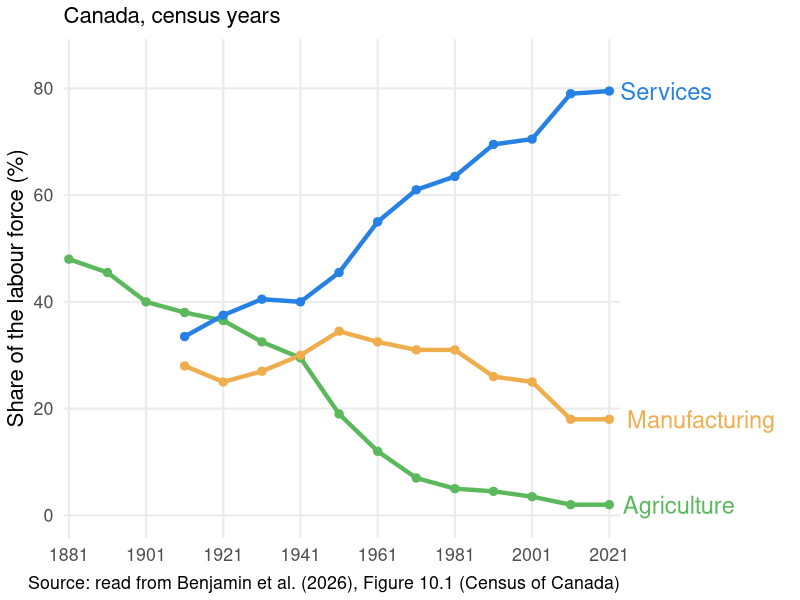
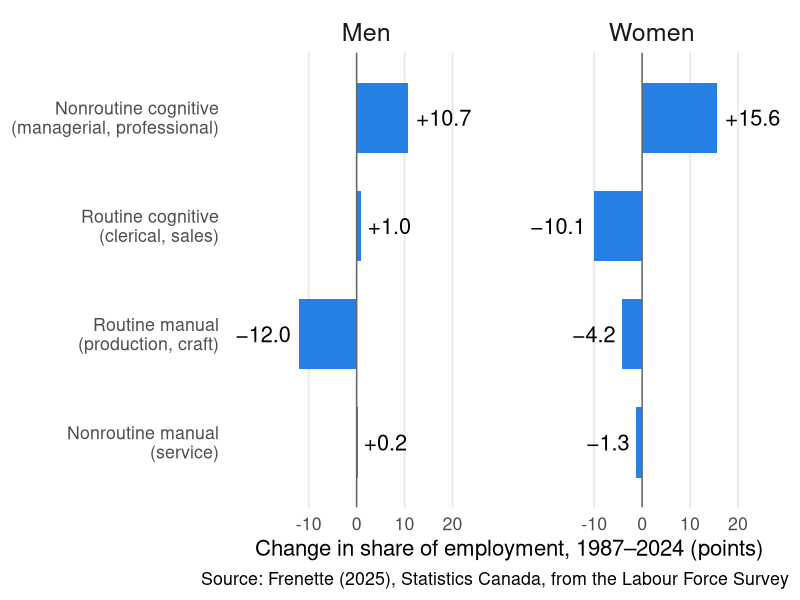

The R source for these figures, in order:
## ---- chunk 1
#| message: false
#| warning: false
#| fig-width: 8.6
#| fig-height: 6.4

library(tidyverse)

# Book Figure 10.1: sectoral distribution of the Canadian labour force, census years.
# There is no replication file for this figure. The values are read off the textbook figure
# by eye and are approximate (within about a point). The figure starts manufacturing and
# services in 1911, and labels the 1941 census "1940".
sectors <- read_csv("sector-shares-1881-2021.csv", show_col_types = FALSE)

sector_cols <- c(Agriculture = "#5cb85c", Manufacturing = "#f0ad4e", Services = "#2780e3")

ggplot(sectors, aes(year, share, colour = sector)) +
  geom_line(linewidth = 1.5) +
  geom_point(size = 2.5) +
  geom_text(data = filter(sectors, year == max(year)), aes(label = sector),
            hjust = -0.12, size = 6) +
  scale_colour_manual(values = sector_cols) +
  scale_x_continuous(breaks = seq(1881, 2021, 20), expand = expansion(mult = c(0.01, 0.02))) +
  scale_y_continuous(limits = c(0, 85), breaks = seq(0, 80, 20)) +
  coord_cartesian(clip = "off") +
  labs(x = NULL, y = "Share of the labour force (%)", subtitle = "Canada, census years",
       caption = "Source: read from Benjamin et al. (2026), Figure 10.1 (Census of Canada)") +
  theme_minimal(base_size = 16) +
  theme(legend.position = "none", panel.grid.minor = element_blank(),
        plot.margin = margin(5, 130, 5, 5))
## ---- chunk 2
#| fig-width: 8.6
#| fig-height: 6.4

# Book Figure 10.3, from its source: Frenette (2025), Statistics Canada 36-28-0001, data tables
# for Charts 1 and 2 (Labour Force Survey). Shares of employed men and of employed women by
# occupational task group, 1987 and 2024.
task_labels <- c("Nonroutine manual" = "Nonroutine manual\n(service)",
                 "Routine manual" = "Routine manual\n(production, craft)",
                 "Routine cognitive" = "Routine cognitive\n(clerical, sales)",
                 "Nonroutine cognitive" = "Nonroutine cognitive\n(managerial, professional)")

tasks <- read_csv("task-shares-1987-2024.csv", show_col_types = FALSE) %>%
  mutate(change = share_2024 - share_1987,
         group = factor(task_labels[group], levels = task_labels),
         label = str_replace(sprintf("%+.1f", change), "-", "−"))

ggplot(tasks, aes(change, group)) +
  geom_col(fill = "#2780e3", width = 0.65) +
  geom_vline(xintercept = 0, colour = "grey40") +
  geom_text(aes(label = label, hjust = ifelse(change >= 0, -0.15, 1.15)), size = 5.5) +
  facet_wrap(~ sex) +
  scale_x_continuous(limits = c(-24, 28), breaks = seq(-10, 20, 10)) +
  labs(x = "Change in share of employment, 1987–2024 (points)", y = NULL,
       caption = "Source: Frenette (2025), Statistics Canada, from the Labour Force Survey") +
  theme_minimal(base_size = 16) +
  theme(panel.grid.minor = element_blank(), panel.grid.major.y = element_blank(),
        strip.text = element_text(size = 18))
